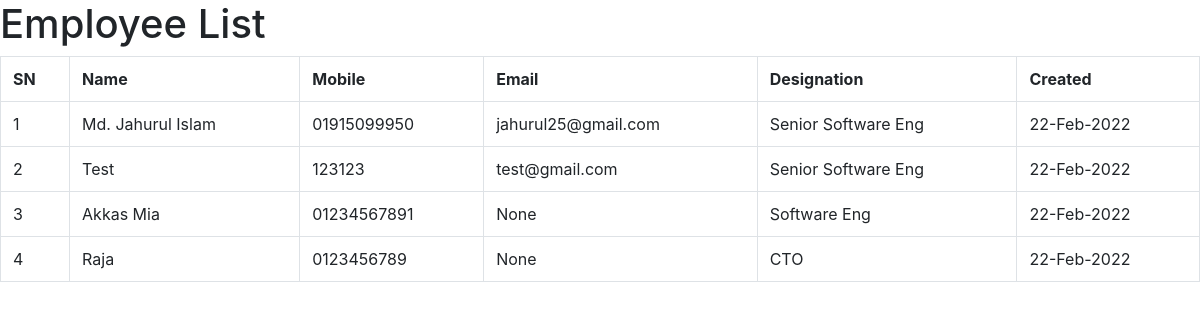
The app's page /api/employee-list with its own data.
### empapp/models.py (models this page shows, shortened)
class EmployeeInfo(models.Model):
    emp_name      = models.CharField(max_length=50, verbose_name="Full Name")
    mobile        = models.CharField(max_length=20, unique=True, verbose_name="Mobile Number")
    email         = models.CharField(max_length=20, verbose_name="Email Address", blank=True, null=True)
    designation_type = (
        ("1", "CTO"),
        ("2", "Senior Software Eng"),
        ("3", "Software Eng")
    )
    designation   = models.CharField(max_length=1, choices=designation_type, verbose_name="Designation")
    report_to     = models.CharField(max_length=1, choices=designation_type, verbose_name="Report To")
    created       = models.DateTimeField(auto_now_add=True)
    status        = models.BooleanField(default=True)
    class Meta:
        managed = True
        db_table = "employee_info"
        verbose_name_plural = "Employee Info"

### empapp/views.py (the view)
# urls.py: path("employee-list", views.EmployeeList, name='EmployeeList')
def EmployeeList(request):
    try:
        employee_list   = models.EmployeeInfo.objects.filter(status=True).order_by("designation")
        context = {
            "employee_list": employee_list
        }
        return render(request, "employee_list.html", context)
    except:
        return render(request, "employee_list.html")

### empapp/templates/employee_list.html (shortened to what this page needs)
<html>
    <head>
        {% load static %}
        <link rel="stylesheet" href="{% static 'css/bootstrap.min.css' %}">
    </head>
    <body>
        <h1>Employee List</h1>
        <table class="table table-bordered">
            <tr>
                <th>SN</th>
                <th>Name</th>
                <th>Mobile</th>
                <th>Email</th>
                <th>Designation</th>
                <th>Created</th>
            </tr>
            {% for data in employee_list %}
                <tr>
                    <td>{{ forloop.counter }}</td>
                    <td>{{ data.emp_name }}</td>
                    <td>{{ data.mobile }}</td>
                    <td>{{ data.email }}</td>
                    <td>{{ data.get_designation_display }}</td>
                    <td>{{ data.created|date:"d-M-Y" }}</td>
                </tr>
            {% endfor %}
        </table>
    </body>
</html>

### records on screen
EmployeeInfo: emp_name "Md. Jahurul Islam", mobile "01915099950", email "jahurul25@gmail.com", designation "Senior Software Eng", created "22-Feb-2022"
EmployeeInfo: emp_name "Test", mobile "123123", email "test@gmail.com", designation "Senior Software Eng", created "22-Feb-2022"
EmployeeInfo: emp_name "Akkas Mia", mobile "01234567891", email "None", designation "Software Eng", created "22-Feb-2022"
EmployeeInfo: emp_name "Raja", mobile "0123456789", email "None", designation "CTO", created "22-Feb-2022"
